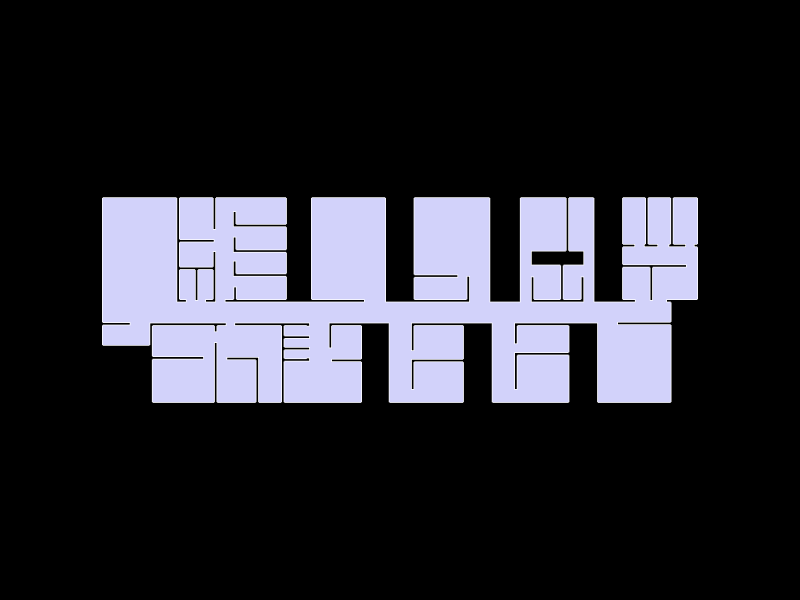

Notebook source saved alongside this figure:
### Markdown cell above
## //05 Visualize Geometry
> Raw floor plan — single face, no grid.

### Code cell
Topology.Show(police_station,
              camera=[0,0,6],
              faceColor=[210,210,250],
              faceOpacity=1,
              edgeColor="white",
              edgeWidth=3,
              showVertices=False,
              backgroundColor="black",
              width=800,
              height=600,
              renderer = renderer)

### Figure 1 — Plotly figure (JSON) as saved in the notebook; plotly's stock layout.template omitted (floating-point values rounded to 4 significant figures; data arrays with more than 128 entries replaced by an {"elided": "..."} marker saying what was removed)
{"data": [{"hoverinfo": "text", "legendgroup": "2", "legendrank": 2, "line": {"color": "white", "dash": "solid", "width": 3}, "marker": {"size": 0}, "mode": "lines", "name": "1: Untitled (Edges)", "showlegend": false, "text": "", "type": "scatter3d", "x": {"elided": "708 float values"}, "y": {"elided": "708 float values"}, "z": {"elided": "708 int values"}}, {"cmax": 1, "cmin": 0, "color": "#D2D2FA", "colorscale": [[0, "#440154"], [0.1111, "#482878"], [0.2222, "#3e4989"], [0.3333, "#31688e"], [0.4444, "#26828e"], [0.5556, "#1f9e89"], [0.6667, "#35b779"], [0.7778, "#6ece58"], [0.8889, "#b5de2b"], [1, "#fde725"]], "flatshading": true, "hoverinfo": "text", "hovertext": "", "i": {"elided": "234 int values"}, "j": {"elided": "234 int values"}, "k": {"elided": "234 int values"}, "legendgroup": "3", "legendrank": 3, "lighting": {"facenormalsepsilon": 0}, "name": "1: Untitled (Faces)", "opacity": 1, "showlegend": false, "showscale": false, "text": "", "type": "mesh3d", "x": {"elided": "236 float values"}, "y": {"elided": "236 float values"}, "z": {"elided": "236 int values"}}], "layout": {"autosize": true, "height": 600, "margin": {"b": 40, "l": 40, "r": 40, "t": 40}, "paper_bgcolor": "#000000", "plot_bgcolor": "#000000", "scene": {"aspectmode": "data", "camera": {"center": {"x": 0, "y": 0, "z": 0}, "eye": {"x": 0, "y": 0, "z": 6}, "projection": {"type": "perspective"}, "up": {"x": 0, "y": 1, "z": 0}}, "xaxis": {"visible": false}, "yaxis": {"visible": false}, "zaxis": {"visible": false}}, "showlegend": true, "width": 800, "xaxis": {"showgrid": false, "visible": false, "zeroline": false}, "yaxis": {"showgrid": false, "visible": false, "zeroline": false}}}
